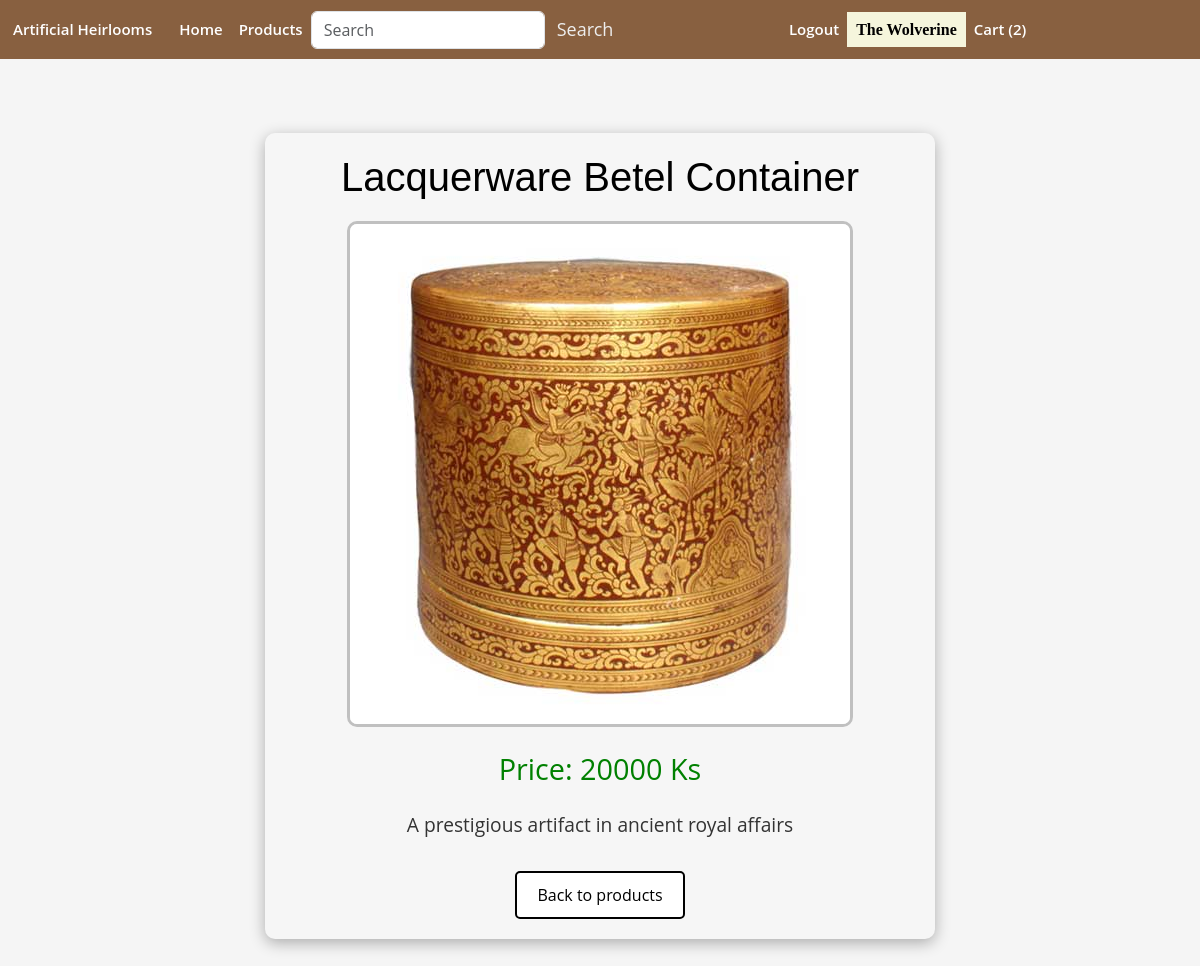
Page /products/1/ (signed in) on the committed database.
### shop/models.py (models this page shows, shortened)
class Order(models.Model):
    customer = models.ForeignKey(Customer, on_delete=models.SET_NULL, null=True, blank=True)
    date_ordered = models.DateTimeField(auto_now_add=True)
    complete = models.BooleanField(default=False, null=True, blank=True)
    transaction_id = models.CharField(max_length=200, null=True)
    @property
    def get_cart_items(self):
        orderitems = self.orderitem_set.all()
        total = sum([item.quantity for item in orderitems])
        return total

class OrderItem(models.Model):
    product = models.ForeignKey(Product, on_delete=models.SET_NULL, null=True, blank=True)
    order = models.ForeignKey(Order, on_delete=models.SET_NULL, null=True, blank=True)
    quantity = models.IntegerField(default=0, null=True, blank=True)
    date_added = models.DateTimeField(auto_now_add=True)

class Product(models.Model):
    name = models.CharField(max_length=200, null=False)
    image = models.ImageField(upload_to='item_images/', null=True, blank=True)
    description = models.TextField(blank=True)
    price = models.DecimalField(max_digits=10, decimal_places=0)
    stock = models.PositiveIntegerField(default=0)
    @property
    def imageURL(self):
        try:
            url = self.image.url
        except:
            url = ''
        return url

### shop/views.py (the view)
# urls.py: path('products/<int:product_id>/', views.product_detail, name='product_detail'),  # URL for item details
def product_detail(request, product_id):
    product = get_object_or_404(Product, id=product_id)  # Retrieve the item based on ID
    if request.user.is_authenticated:
        customer = request.user.customer
        order, created = Order.objects.get_or_create(customer=customer, complete=False)
        items = order.orderitem_set.all()
    else:
        items = []
        order = {'get_cart_total': 0, }
    context = {
        'product': product,
        'order': order,
    }
    return render(request, 'product_detail.html', context)  # Render the item detail template

### shop/templates/product_detail.html (shortened to what this page needs)
{% extends "master.html" %}
{% load static %}
{% block content %}
<div class="product-details-container">
    <h1 class="product-name">{{ product.name }}</h1>
    <div class="image-panel">
        <img src="{{ product.imageURL }}" alt="{{ product.name }}">
    </div>
    <p class="product-price">Price: {{ product.price }} Ks</p>
    <p class="product-description"> {{ product.description }} </p>
    <a class="back-to-items" href="{% url 'products' %}">Back to products</a>
</div>
{% endblock %}

### shop/templates/master.html (shortened to what this page needs)
<!DOCTYPE html>
{% load static %}
<html>
<head>
    {% load bootstrap5 %}
    {% bootstrap_css %}
    <link rel="stylesheet" type = 'text/css'  href="{% static 'css/custom.css' %}">
</head>
<body>
    <nav class="navbar navbar-expand-lg">
        <a class="navbar-brand" href="/">Artificial Heirlooms</a>
        <div class="collapse navbar-collapse" id="navbarSupportedContent">
          <ul class="navbar-nav mr-auto">
            <li class="nav-item active">
              <a class="nav-link" href="/">Home</span></a>
            </li>
            <li class="nav-item">
              <a class="nav-link" href="/products/">Products</a>
            </li>
          </ul>
          <form class="form-inline my-2 my-lg-0" style="display: flex; align-items: center;" action="{% url 'search_products' %}" method="GET">
            <input class="form-control mr-sm-2" type="search" placeholder="Search" aria-label="Search" name="q" value="{{ query }}">
            <button class="btn btn-outline-success" type="submit">Search</button>
        </form>
        </div>
        <div class="collapse navbar-collapse" id="navbarNav">
          <ul class="navbar-nav ml-auto">
            {% if user.is_authenticated %}
            <li class="nav-item">
              <a class="nav-link" href="{% url 'logout' %}">Logout</a>
            </li>
            <li class="nav-item">
              <span class="mr-2 navbar-username"> The {{ user.username }} </span>
            </li>
              <a class="nav-link" href="/cart/">Cart ({{ order.get_cart_items }})</a>
            {% endif %}
          </ul>
      </div>
    </nav>
<div class="container">
    <br>
    {% block content %}{% endblock %}
</div>
</body>
</html>

### shop/static/css/custom.css (style rules this page uses)
body { font-family: "Open Sans", sans-serif; color: #444444; background-color: whitesmoke; background-size: cover; background-position: center center; background-repeat: repeat; background-attachment: fixed; }
a { color: lavender; text-decoration: none; }
h1, h2, h3, h4, h5, h6 { font-family: "Arial", "Georgia"; }
.navbar-username { font-family: Georgia, serif; font-weight: bold; background-color: beige; padding: 9px; color: black; }
.product-name { font-size: 2.5em; margin-bottom: 20px; color: black; }
.image-panel img { max-width: 100%; height: auto; border-radius: 10px; border: 3px solid silver; transition: transform 0.3s; }
.product-price { font-size: 1.8em; margin: 20px 0; color: green; }
.product-description { font-size: 1.2em; line-height: 1.6; margin-bottom: 30px; color: #333333; }
.back-to-items { display: inline-block; padding: 10px 20px; font-size: 1em; color: black; background-color: white; border: 2px solid black; border-radius: 5px; text-decoration: none; transition: background-color 0.3s, color 0.3s; }
.navbar { padding: 10px; background-color: #886040; }
.navbar ul { margin: 0; padding: 0; display: flex; list-style: none; align-items: center; }
.navbar li { position: relative; }
.navbar a, .navbar a:focus { display: flex; align-items: center; justify-content: space-between; padding: 0 3px; font-size: 15px; font-weight: 600; white-space: nowrap; transition: 0.3s; color: white; position: relative; }
.navbar a:hover:before, .navbar li:hover>a:before, .navbar .active:before { visibility: visible; width: 100%; }
.navbar a:hover, .navbar .active, .navbar .active:focus, .navbar li:hover>a { color: #fff; }
.btn-outline-success { color: #eee; font: Arial; font-size: 18px; outline-color: #eee; border: none; }

### rows in the picture
Order: get_cart_items "2"
Product: name "Lacquerware Betel Container", imageURL (picture), price "20000", description "A prestigious artifact in ancient royal affairs"

### other values in the picture
{{ user.username }} "Wolverine"
